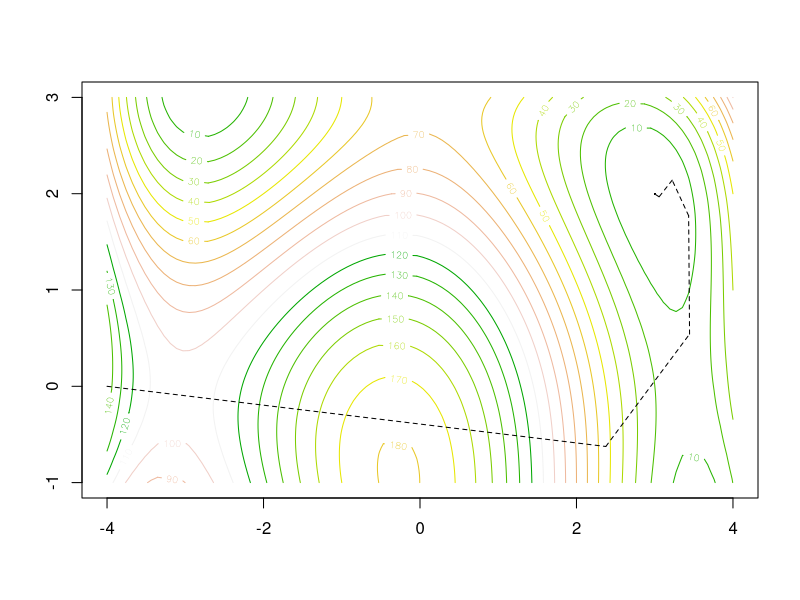
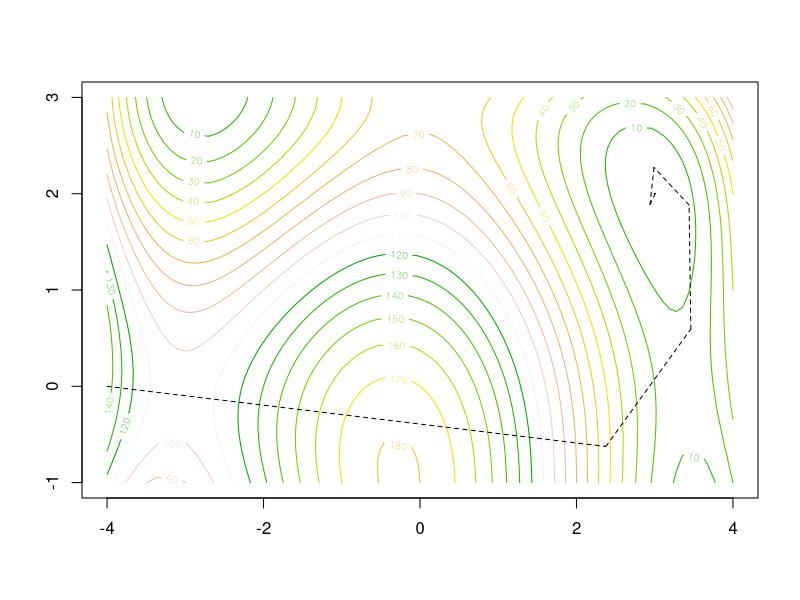

Source code (R) for these figures, in order:
## ---- chunk 1
#A function to be optimized
g <- function(x){((x[1]^2)+x[2]-11)^2+(x[1]+(x[2]^2)-7)^2}
g.prime <- function(x){
  g.prime.da = (4*x[1]^3)+(4*x[1]*x[2])-(42*x[1])+(2*x[2]^2)-14
  g.prime.db = (2*x[1]^2)-(26*x[2])-22+(4*x[1]*x[2])+(4*x[2]^3)
  out = matrix(c(g.prime.da,g.prime.db),ncol=1)
  return(out)
}
## ---- chunk 2
#DFP Algorithm
DFP.min<-function(x,g,g.prime,epsilon,itr){
  H=diag(x=1,ncol=2,nrow=2)
  x.values = matrix(0, itr+1, 2)
  x.values[1,] = x
  alpha.default = 1
  alpha = alpha.default
  
  for(i in 1:itr){
    xt = x - alpha*H %*% g.prime(x)
    while(g(xt) > g(x)){
      alpha = alpha/2
      xt = x - alpha*H %*% g.prime(x)
    }
    x.values[i+1,] = xt
    z = xt-x
    y = g.prime(xt)-g.prime(x)
    v = z-H %*% y
    H.old = H
    H = H-((H %*% y %*% t(H %*% y))/((t(y) %*% H %*% y)[1]))+((z %*% t(z))/((t(y) %*% z)[1]))
    if(abs((t(v)%*%z)[1]) < epsilon){H = H.old}
    alpha = alpha.default
    x = xt
  }
  return(list(x=xt,gx=g(xt),xvalues=x.values))
}
## ---- chunk 3
#BFGS Algorithm:
BFGS.min<-function(x,g,g.prime,epsilon,itr){
  M=diag(x=1,ncol=2,nrow=2)
  x.values = matrix(0, itr+1, 2)
  x.values[1,] = x
  alpha.default = 1
  alpha = alpha.default
  
  for(i in 1:itr){
    hessian.inv = solve(M)
    xt = x - alpha*hessian.inv %*% g.prime(x)
    while(g(xt) > g(x)){
      alpha = alpha/2
      xt = x - alpha*hessian.inv %*% g.prime(x)
    }
    x.values[i+1,] = xt
    z = xt-x
    y = g.prime(xt)-g.prime(x)
    v = y-M %*% z
    M.old = M
    M = M-((M %*% z %*% t(M %*% z))/((t(z) %*% M %*% z)[1]))+((y %*% t(y))/((t(z) %*% y)[1]))
    if(abs((t(v)%*%z)[1]) < epsilon){M = M.old}
    alpha = alpha.default
    x = xt
  }
  return(list(x=xt,gx=g(xt),xvalues=x.values))
}
## ---- chunk 4
#Minimizing by DFP and its Contour Plot showing convergence:
result.DFP<-DFP.min(c(-4,0),g,g.prime,1e-10,40)

#Contour plot: basic settings
z = matrix(0,100,100)
x1.max = max(4,ceiling(max(result.DFP[[3]][,1])))
x1.min = min(0.5,floor(min(result.DFP[[3]][,1])))
x2.max = max(3,ceiling(max(result.DFP[[3]][,2])))
x2.min = min(0.5,floor(min(result.DFP[[3]][,2])))
x1 = seq(x1.min,x1.max,length=100)
x2 = seq(x2.min,x2.max,length=100)
for(i in 1:100){
  for(j in 1:100){
    z[i,j] = g(c(x1[i],x2[j]))
  }
}
tcol <- terrain.colors(12)

#Contour Plot
contour(x1, x2, z, nlevels=20, col = tcol)

#Path of Convergence
for(i in 1:40){
  segments(result.DFP[[3]][i,1],result.DFP[[3]][i,2],result.DFP[[3]][i+1,1],result.DFP[[3]][i+1,2],lty=2)
}

#List the result
result.DFP
## ---- chunk 5
#Minimizing by BFGS and its Contour Plot showing convergence:
result.BFGS<-BFGS.min(c(-4,0),g,g.prime,1e-10,40)

#Contour plot: basic settings
z = matrix(0,100,100)
x1.max = max(4,ceiling(max(result.BFGS[[3]][,1])))
x1.min = min(0.5,floor(min(result.BFGS[[3]][,1])))
x2.max = max(3,ceiling(max(result.BFGS[[3]][,2])))
x2.min = min(0.5,floor(min(result.BFGS[[3]][,2])))
x1 = seq(x1.min,x1.max,length=100)
x2 = seq(x2.min,x2.max,length=100)
for(i in 1:100){
  for(j in 1:100){
    z[i,j] = g(c(x1[i],x2[j]))
  }
}
tcol <- terrain.colors(12)

#Contour Plot
contour(x1, x2, z, nlevels=20, col = tcol)

#Path of Convergence
for(i in 1:40){
  segments(result.BFGS[[3]][i,1],result.BFGS[[3]][i,2],result.BFGS[[3]][i+1,1],result.BFGS[[3]][i+1,2],lty=2)
}

#List the result
result.BFGS
